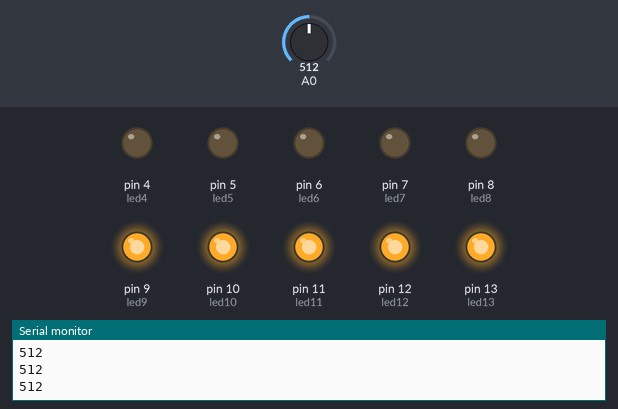
A sketch run on a simulated Arduino Uno, built with avr-gcc and run on an emulated ATmega328P. Shown: output pins drawn as LEDs (lit = HIGH), the last lines printed to the serial monitor. Inputs (shaded band) come from the test bench; at power-on: A0 = 512.

Above: at 1.2 s.
1.3 s: A0 set to 490
At 2.5 s:
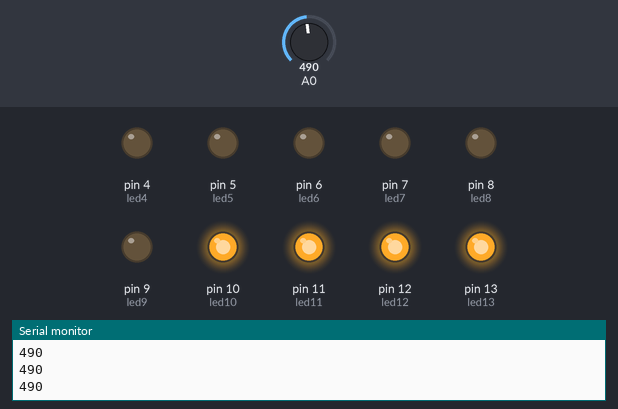
2.8 s: A0 set to 306
At 3.8 s:
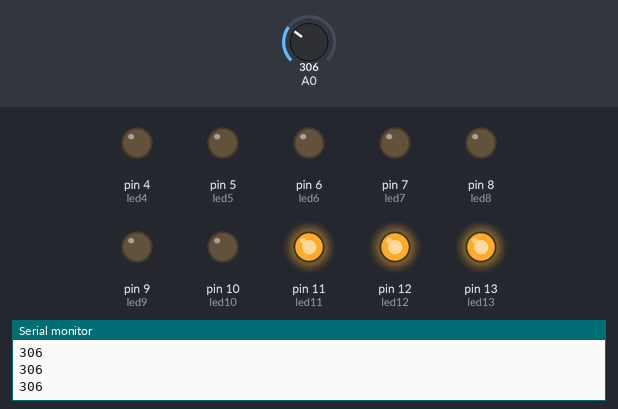
4.3 s: A0 set to 290
At 4.9 s:
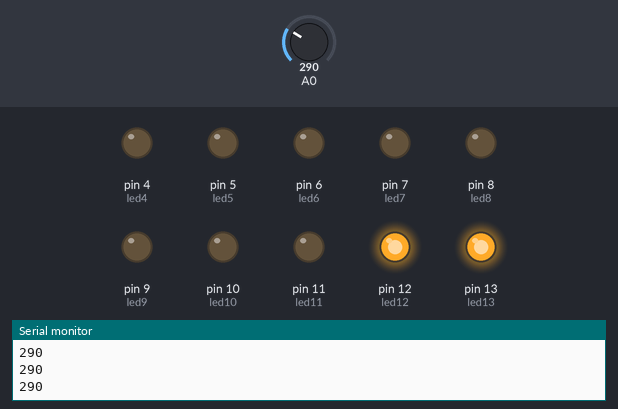
5.8 s: A0 set to 122
At 6.1 s:
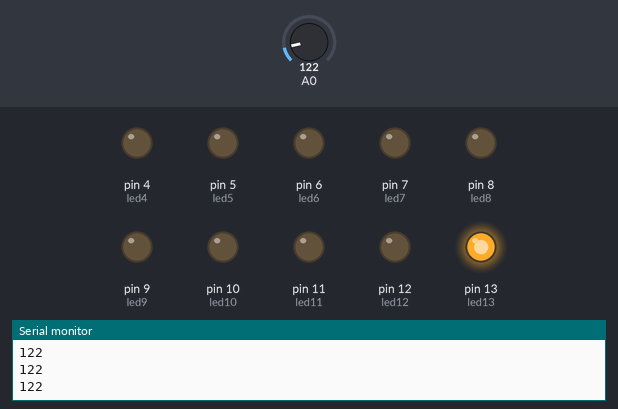
7.3 s: A0 set to 110
8.8 s: A0 set to 95
At 9.6 s:
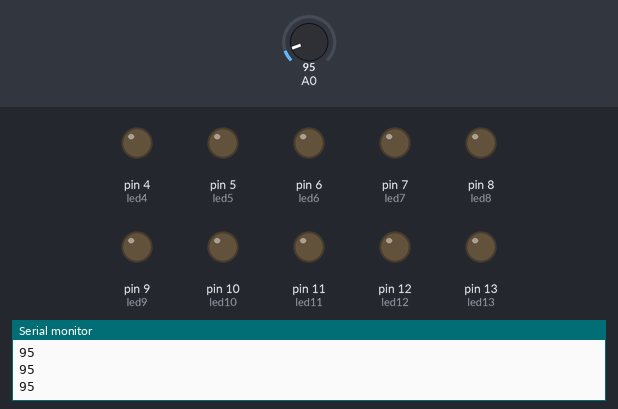
Timing chart, 0 to 11.3 s (numbered marks = the images above; inputs shaded):
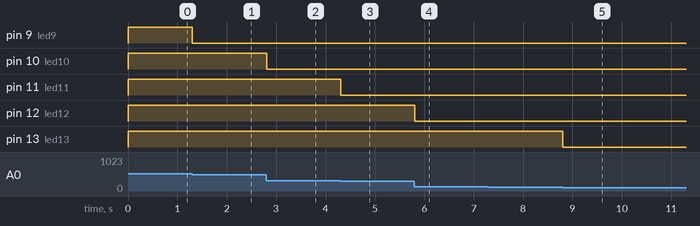

Measured:
- the behaviour switches between 100 and 99 on A0 (found by bisection; images 4 and 5)
- after the input at 1.3 s, pin 9 (led9): HIGH → LOW at once
- after the input at 2.8 s, pin 10 (led10): HIGH → LOW at once
- after the input at 4.3 s, pin 11 (led11): HIGH → LOW at once
- after the input at 5.8 s, pin 12 (led12): HIGH → LOW at once
- after the input at 8.8 s, pin 13 (led13): HIGH → LOW at once

The sketch:

barra-leds.ino
```cpp
const int led13 = 13;
const int led12 = 12;
const int led11 = 11;
const int led10 = 10;
const int led9 = 9;
const int led8 = 8;
const int led7 = 7;
const int led6 = 6;
const int led5 = 5;
const int led4 = 4;

void setup() {
  pinMode(led13, OUTPUT);
  pinMode(led12, OUTPUT);
  pinMode(led11, OUTPUT);
  pinMode(led10, OUTPUT);
  pinMode(led9, OUTPUT);
  pinMode(led8, OUTPUT);
  pinMode(led7, OUTPUT);
  pinMode(led6, OUTPUT);
  pinMode(led5, OUTPUT);
  pinMode(led4, OUTPUT);

  Serial.begin(9600);
}

void loop() {
  int val = analogRead(0);
  Serial.println(val);

  if (val >= 1000) {

    digitalWrite(led13, HIGH);
    digitalWrite(led12, HIGH);
    digitalWrite(led11, HIGH);
    digitalWrite(led10, HIGH);
    digitalWrite(led9, HIGH);
    digitalWrite(led8, HIGH);
    digitalWrite(led7, HIGH);
    digitalWrite(led6, HIGH);
    digitalWrite(led5, HIGH);
    digitalWrite(led4, HIGH);
  }

  if (val >= 900 && val <= 1000 ) {

    digitalWrite(led13, HIGH);
    digitalWrite(led12, HIGH);
    digitalWrite(led11, HIGH);
    digitalWrite(led10, HIGH);
    digitalWrite(led9, HIGH);
    digitalWrite(led8, HIGH);
    digitalWrite(led7, HIGH);
    digitalWrite(led6, HIGH);
    digitalWrite(led5, HIGH);
    digitalWrite(led4, LOW);
  }

  if (val >= 800 && val <= 900 ) {

    digitalWrite(led13, HIGH);
    digitalWrite(led12, HIGH);
    digitalWrite(led11, HIGH);
    digitalWrite(led10, HIGH);
    digitalWrite(led9, HIGH);
    digitalWrite(led8, HIGH);
    digitalWrite(led7, HIGH);
    digitalWrite(led6, HIGH);
    digitalWrite(led5, LOW);
    digitalWrite(led4, LOW);
  }

  if (val >= 700 && val <= 800 ) {

    digitalWrite(led13, HIGH);
    digitalWrite(led12, HIGH);
    digitalWrite(led11, HIGH);
    digitalWrite(led10, HIGH);
    digitalWrite(led9, HIGH);
    digitalWrite(led8, HIGH);
    digitalWrite(led7, HIGH);
    digitalWrite(led6, LOW);
    digitalWrite(led5, LOW);
    digitalWrite(led4, LOW);
  }

  if (val >= 600 && val <= 700 ) {

    digitalWrite(led13, HIGH);
    digitalWrite(led12, HIGH);
    digitalWrite(led11, HIGH);
    digitalWrite(led10, HIGH);
    digitalWrite(led9, HIGH);
    digitalWrite(led8, HIGH);
    digitalWrite(led7, LOW);
    digitalWrite(led6, LOW);
    digitalWrite(led5, LOW);
    digitalWrite(led4, LOW);
  }

  if (val >= 500 && val <= 600 ) {

    digitalWrite(led13, HIGH);
    digitalWrite(led12, HIGH);
    digitalWrite(led11, HIGH);
    digitalWrite(led10, HIGH);
    digitalWrite(led9, HIGH);
    digitalWrite(led8, LOW);
    digitalWrite(led7, LOW);
    digitalWrite(led6, LOW);
    digitalWrite(led5, LOW);
    digitalWrite(led4, LOW);
  }

  if (val >= 400 && val <= 500 ) {

    digitalWrite(led13, HIGH);
    digitalWrite(led12, HIGH);
    digitalWrite(led11, HIGH);
    digitalWrite(led10, HIGH);
    digitalWrite(led9, LOW);
    digitalWrite(led8, LOW);
    digitalWrite(led7, LOW);
    digitalWrite(led6, LOW);
    digitalWrite(led5, LOW);
    digitalWrite(led4, LOW);
  }

  if (val >= 300 && val <= 400 ) {

    digitalWrite(led13, HIGH);
    digitalWrite(led12, HIGH);
    digitalWrite(led11, HIGH);
    digitalWrite(led10, LOW);
    digitalWrite(led9, LOW);
    digitalWrite(led8, LOW);
    digitalWrite(led7, LOW);
    digitalWrite(led6, LOW);
    digitalWrite(led5, LOW);
    digitalWrite(led4, LOW);
  }

  if (val >= 200 && val <= 300 ) {

    digitalWrite(led13, HIGH);
    digitalWrite(led12, HIGH);
    digitalWrite(led11, LOW);
    digitalWrite(led10, LOW);
    digitalWrite(led9, LOW);
    digitalWrite(led8, LOW);
    digitalWrite(led7, LOW);
    digitalWrite(led6, LOW);
    digitalWrite(led5, LOW);
    digitalWrite(led4, LOW);
  }

  if (val >= 100 && val <= 200 ) {

    digitalWrite(led13, HIGH);
    digitalWrite(led12, LOW);
    digitalWrite(led11, LOW);
    digitalWrite(led10, LOW);
    digitalWrite(led9, LOW);
    digitalWrite(led8, LOW);
    digitalWrite(led7, LOW);
    digitalWrite(led6, LOW);
    digitalWrite(led5, LOW);
    digitalWrite(led4, LOW);
  }

  if (val < 100) {
    digitalWrite(led13, LOW);
    digitalWrite(led12, LOW);
    digitalWrite(led11, LOW);
    digitalWrite(led10, LOW);
    digitalWrite(led9, LOW);
    digitalWrite(led8, LOW);
    digitalWrite(led7, LOW);
    digitalWrite(led6, LOW);
    digitalWrite(led5, LOW);
    digitalWrite(led4, LOW);
  }
}
```
